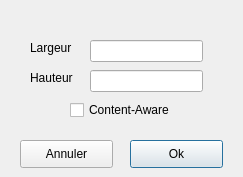
<?xml version="1.0" encoding="UTF-8"?>
<ui version="4.0">
 <class>resize</class>
 <widget class="QDialog" name="resize">
  <property name="windowModality">
   <enum>Qt::ApplicationModal</enum>
  </property>
  <property name="geometry">
   <rect>
    <x>0</x>
    <y>0</y>
    <width>243</width>
    <height>177</height>
   </rect>
  </property>
  <property name="windowTitle">
   <string>resize</string>
  </property>
  <widget class="QLineEdit" name="width">
   <property name="geometry">
    <rect>
     <x>90</x>
     <y>40</y>
     <width>113</width>
     <height>22</height>
    </rect>
   </property>
  </widget>
  <widget class="QLineEdit" name="height">
   <property name="geometry">
    <rect>
     <x>90</x>
     <y>70</y>
     <width>113</width>
     <height>22</height>
    </rect>
   </property>
  </widget>
  <widget class="QLabel" name="label">
   <property name="geometry">
    <rect>
     <x>30</x>
     <y>70</y>
     <width>53</width>
     <height>16</height>
    </rect>
   </property>
   <property name="text">
    <string>Hauteur</string>
   </property>
  </widget>
  <widget class="QLabel" name="label_2">
   <property name="geometry">
    <rect>
     <x>30</x>
     <y>40</y>
     <width>53</width>
     <height>16</height>
    </rect>
   </property>
   <property name="text">
    <string>Largeur</string>
   </property>
  </widget>
  <widget class="QPushButton" name="okButton">
   <property name="geometry">
    <rect>
     <x>130</x>
     <y>140</y>
     <width>93</width>
     <height>28</height>
    </rect>
   </property>
   <property name="text">
    <string>Ok</string>
   </property>
  </widget>
  <widget class="QPushButton" name="cancelButton">
   <property name="geometry">
    <rect>
     <x>20</x>
     <y>140</y>
     <width>93</width>
     <height>28</height>
    </rect>
   </property>
   <property name="text">
    <string>Annuler</string>
   </property>
  </widget>
  <widget class="QCheckBox" name="contentAware">
   <property name="geometry">
    <rect>
     <x>70</x>
     <y>100</y>
     <width>111</width>
     <height>20</height>
    </rect>
   </property>
   <property name="text">
    <string>Content-Aware</string>
   </property>
  </widget>
 </widget>
 <resources/>
 <connections/>
</ui>
